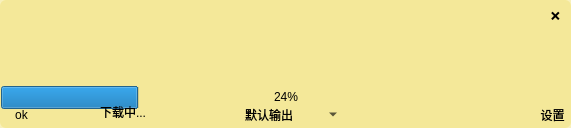
<?xml version="1.0" encoding="UTF-8"?>
<ui version="4.0">
 <class>Frame</class>
 <widget class="QFrame" name="Frame">
  <property name="geometry">
   <rect>
    <x>0</x>
    <y>0</y>
    <width>571</width>
    <height>128</height>
   </rect>
  </property>
  <property name="windowTitle">
   <string>Frame</string>
  </property>
  <property name="styleSheet">
   <string notr="true">QWidget{
	background-color: rgba(241, 225, 119, 128);
	border-radius: 6px;
}
QWidget:hover{
	border: 2px solid rgb(211, 75, 205);
}

QPushButton,QLabel,QComboBox,QProgressBar{
	background-color: rgba(255, 255, 255, 0);
}

QPushButton:hover,QLabel:hover,QComboBox:hover{
	border:none;
}
</string>
  </property>
  <widget class="QProgressBar" name="progressBar">
   <property name="geometry">
    <rect>
     <x>1</x>
     <y>86</y>
     <width>571</width>
     <height>23</height>
    </rect>
   </property>
   <property name="minimumSize">
    <size>
     <width>0</width>
     <height>0</height>
    </size>
   </property>
   <property name="styleSheet">
    <string notr="true">QProgressBar:hover{
	border:none;
}</string>
   </property>
   <property name="value">
    <number>24</number>
   </property>
   <property name="alignment">
    <set>Qt::AlignCenter</set>
   </property>
   <property name="textVisible">
    <bool>true</bool>
   </property>
   <property name="orientation">
    <enum>Qt::Horizontal</enum>
   </property>
   <property name="invertedAppearance">
    <bool>false</bool>
   </property>
   <property name="textDirection">
    <enum>QProgressBar::TopToBottom</enum>
   </property>
  </widget>
  <widget class="QPushButton" name="setting">
   <property name="geometry">
    <rect>
     <x>532</x>
     <y>104</y>
     <width>41</width>
     <height>21</height>
    </rect>
   </property>
   <property name="styleSheet">
    <string notr="true"/>
   </property>
   <property name="text">
    <string>设置</string>
   </property>
  </widget>
  <widget class="QPushButton" name="close_">
   <property name="geometry">
    <rect>
     <x>540</x>
     <y>5</y>
     <width>31</width>
     <height>21</height>
    </rect>
   </property>
   <property name="styleSheet">
    <string notr="true"/>
   </property>
   <property name="text">
    <string>❌</string>
   </property>
  </widget>
  <widget class="QComboBox" name="comboBox">
   <property name="geometry">
    <rect>
     <x>240</x>
     <y>104</y>
     <width>101</width>
     <height>21</height>
    </rect>
   </property>
   <property name="styleSheet">
    <string notr="true"/>
   </property>
   <item>
    <property name="text">
     <string>默认输出</string>
    </property>
   </item>
   <item>
    <property name="text">
     <string>输入音频</string>
    </property>
   </item>
  </widget>
  <widget class="QPushButton" name="start">
   <property name="geometry">
    <rect>
     <x>1</x>
     <y>104</y>
     <width>41</width>
     <height>21</height>
    </rect>
   </property>
   <property name="styleSheet">
    <string notr="true"/>
   </property>
   <property name="text">
    <string>ok</string>
   </property>
  </widget>
  <widget class="QLabel" name="text_down">
   <property name="geometry">
    <rect>
     <x>100</x>
     <y>104</y>
     <width>58</width>
     <height>16</height>
    </rect>
   </property>
   <property name="styleSheet">
    <string notr="true"/>
   </property>
   <property name="text">
    <string>下载中...</string>
   </property>
  </widget>
 </widget>
 <resources/>
 <connections/>
</ui>
